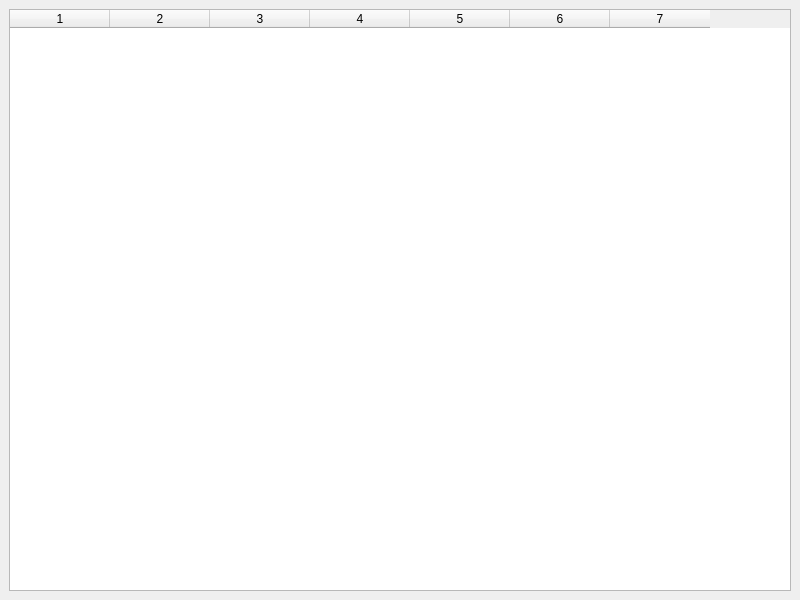
<?xml version="1.0" encoding="UTF-8"?>
<ui version="4.0">
  <class>MainWindow</class>
  <widget class="QMainWindow" name="MainWindow">
    <property name="geometry">
      <rect>
        <x>0</x>
        <y>0</y>
        <width>800</width>
        <height>600</height>
      </rect>
    </property>
    <property name="windowTitle">
      <string>Кофейный каталог</string>
    </property>
    <widget class="QWidget" name="centralwidget">
      <layout class="QVBoxLayout" name="verticalLayout">
        <item>
          <widget class="QTableWidget" name="tableWidget">
            <property name="horizontalHeaderLabels">
              <stringlist>
                <string>ID</string>
                <string>Название</string>
                <string>Степень обжарки</string>
                <string>Тип</string>
                <string>Описание вкуса</string>
                <string>Цена</string>
                <string>Объем упаковки</string>
              </stringlist>
            </property>
            <property name="rowCount">
              <number>0</number>
            </property>
            <property name="columnCount">
              <number>7</number>
            </property>
            <property name="sortingEnabled">
              <bool>true</bool>
            </property>
          </widget>
        </item>
      </layout>
    </widget>
  </widget>
  <resources/>
  <connections/>
</ui>
